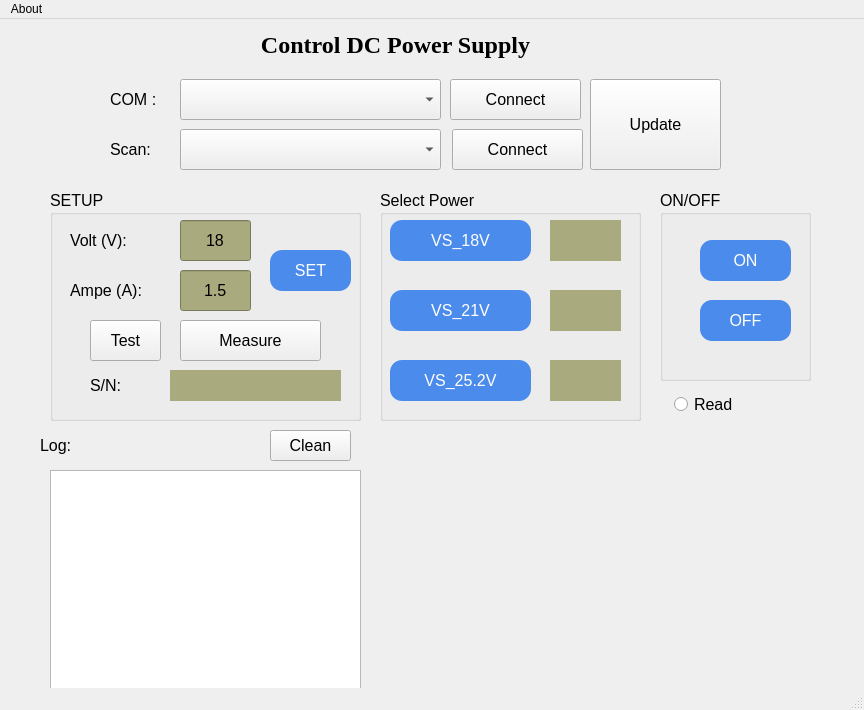
<?xml version="1.0" encoding="UTF-8"?>
<ui version="4.0">
 <class>MainWindow</class>
 <widget class="QMainWindow" name="MainWindow">
  <property name="geometry">
   <rect>
    <x>0</x>
    <y>0</y>
    <width>864</width>
    <height>710</height>
   </rect>
  </property>
  <property name="windowTitle">
   <string>MainWindow</string>
  </property>
  <widget class="QWidget" name="centralwidget">
   <widget class="QComboBox" name="comboBox">
    <property name="geometry">
     <rect>
      <x>180</x>
      <y>60</y>
      <width>261</width>
      <height>41</height>
     </rect>
    </property>
    <property name="font">
     <font>
      <pointsize>12</pointsize>
     </font>
    </property>
   </widget>
   <widget class="QLabel" name="label">
    <property name="geometry">
     <rect>
      <x>110</x>
      <y>60</y>
      <width>61</width>
      <height>41</height>
     </rect>
    </property>
    <property name="font">
     <font>
      <pointsize>12</pointsize>
     </font>
    </property>
    <property name="text">
     <string>COM :</string>
    </property>
   </widget>
   <widget class="QLabel" name="label_2">
    <property name="geometry">
     <rect>
      <x>40</x>
      <y>411</y>
      <width>61</width>
      <height>31</height>
     </rect>
    </property>
    <property name="font">
     <font>
      <pointsize>12</pointsize>
     </font>
    </property>
    <property name="text">
     <string>Log:</string>
    </property>
   </widget>
   <widget class="QTextEdit" name="logg">
    <property name="geometry">
     <rect>
      <x>50</x>
      <y>451</y>
      <width>311</width>
      <height>221</height>
     </rect>
    </property>
    <property name="font">
     <font>
      <pointsize>12</pointsize>
     </font>
    </property>
   </widget>
   <widget class="QPushButton" name="connect">
    <property name="geometry">
     <rect>
      <x>450</x>
      <y>60</y>
      <width>131</width>
      <height>41</height>
     </rect>
    </property>
    <property name="font">
     <font>
      <pointsize>12</pointsize>
     </font>
    </property>
    <property name="text">
     <string>Connect</string>
    </property>
   </widget>
   <widget class="QPushButton" name="clean">
    <property name="geometry">
     <rect>
      <x>270</x>
      <y>411</y>
      <width>81</width>
      <height>31</height>
     </rect>
    </property>
    <property name="font">
     <font>
      <pointsize>12</pointsize>
     </font>
    </property>
    <property name="text">
     <string>Clean</string>
    </property>
   </widget>
   <widget class="QGroupBox" name="Setup">
    <property name="geometry">
     <rect>
      <x>50</x>
      <y>171</y>
      <width>311</width>
      <height>231</height>
     </rect>
    </property>
    <property name="font">
     <font>
      <pointsize>12</pointsize>
     </font>
    </property>
    <property name="title">
     <string>SETUP</string>
    </property>
    <widget class="QLineEdit" name="txtVoltage">
     <property name="geometry">
      <rect>
       <x>130</x>
       <y>30</y>
       <width>71</width>
       <height>41</height>
      </rect>
     </property>
     <property name="font">
      <font>
       <pointsize>12</pointsize>
       <weight>50</weight>
       <bold>false</bold>
      </font>
     </property>
     <property name="styleSheet">
      <string notr="true">background-color: rgb(170, 170, 127);</string>
     </property>
     <property name="text">
      <string>18</string>
     </property>
     <property name="alignment">
      <set>Qt::AlignCenter</set>
     </property>
    </widget>
    <widget class="QLabel" name="label_3">
     <property name="geometry">
      <rect>
       <x>20</x>
       <y>30</y>
       <width>81</width>
       <height>41</height>
      </rect>
     </property>
     <property name="font">
      <font>
       <pointsize>12</pointsize>
      </font>
     </property>
     <property name="text">
      <string>Volt (V):</string>
     </property>
    </widget>
    <widget class="QPushButton" name="set">
     <property name="geometry">
      <rect>
       <x>220</x>
       <y>60</y>
       <width>81</width>
       <height>41</height>
      </rect>
     </property>
     <property name="font">
      <font>
       <pointsize>12</pointsize>
      </font>
     </property>
     <property name="styleSheet">
      <string notr="true">QPushButton {
    background-color: #4b8bec;
    color: white;
    border-radius: 12px;
    padding: 6px;
}

QPushButton:hover {
    background-color: #3975c4;
}

QPushButton:pressed {
    background-color: #2f5d9b;
}
</string>
     </property>
     <property name="text">
      <string>SET</string>
     </property>
    </widget>
    <widget class="QLabel" name="label_4">
     <property name="geometry">
      <rect>
       <x>20</x>
       <y>80</y>
       <width>91</width>
       <height>41</height>
      </rect>
     </property>
     <property name="font">
      <font>
       <pointsize>12</pointsize>
      </font>
     </property>
     <property name="text">
      <string>Ampe (A):</string>
     </property>
    </widget>
    <widget class="QLineEdit" name="txtCurrent">
     <property name="geometry">
      <rect>
       <x>130</x>
       <y>80</y>
       <width>71</width>
       <height>41</height>
      </rect>
     </property>
     <property name="font">
      <font>
       <pointsize>12</pointsize>
       <weight>50</weight>
       <bold>false</bold>
      </font>
     </property>
     <property name="styleSheet">
      <string notr="true">background-color: rgb(170, 170, 127);</string>
     </property>
     <property name="text">
      <string>1.5</string>
     </property>
     <property name="alignment">
      <set>Qt::AlignCenter</set>
     </property>
    </widget>
    <widget class="QPushButton" name="test">
     <property name="geometry">
      <rect>
       <x>40</x>
       <y>130</y>
       <width>71</width>
       <height>41</height>
      </rect>
     </property>
     <property name="font">
      <font>
       <pointsize>12</pointsize>
      </font>
     </property>
     <property name="text">
      <string>Test</string>
     </property>
    </widget>
    <widget class="QPushButton" name="read">
     <property name="geometry">
      <rect>
       <x>130</x>
       <y>130</y>
       <width>141</width>
       <height>41</height>
      </rect>
     </property>
     <property name="font">
      <font>
       <pointsize>12</pointsize>
      </font>
     </property>
     <property name="text">
      <string>Measure</string>
     </property>
    </widget>
    <widget class="QLabel" name="label_7">
     <property name="geometry">
      <rect>
       <x>40</x>
       <y>180</y>
       <width>71</width>
       <height>31</height>
      </rect>
     </property>
     <property name="font">
      <font>
       <pointsize>12</pointsize>
      </font>
     </property>
     <property name="text">
      <string>S/N:</string>
     </property>
    </widget>
    <widget class="QLabel" name="seri">
     <property name="geometry">
      <rect>
       <x>120</x>
       <y>180</y>
       <width>171</width>
       <height>31</height>
      </rect>
     </property>
     <property name="styleSheet">
      <string notr="true">
background-color: rgb(170, 170, 127);</string>
     </property>
     <property name="text">
      <string/>
     </property>
    </widget>
   </widget>
   <widget class="QGroupBox" name="groupBox_3">
    <property name="geometry">
     <rect>
      <x>660</x>
      <y>171</y>
      <width>151</width>
      <height>191</height>
     </rect>
    </property>
    <property name="font">
     <font>
      <pointsize>12</pointsize>
     </font>
    </property>
    <property name="title">
     <string>ON/OFF</string>
    </property>
    <widget class="QPushButton" name="on">
     <property name="geometry">
      <rect>
       <x>40</x>
       <y>50</y>
       <width>91</width>
       <height>41</height>
      </rect>
     </property>
     <property name="font">
      <font>
       <pointsize>12</pointsize>
      </font>
     </property>
     <property name="styleSheet">
      <string notr="true">QPushButton {
    background-color: #4b8bec;
    color: white;
    border-radius: 12px;
    padding: 6px;
}

QPushButton:hover {
    background-color: #3975c4;
}

QPushButton:pressed {
    background-color: #2f5d9b;
}
</string>
     </property>
     <property name="text">
      <string>ON</string>
     </property>
    </widget>
    <widget class="QPushButton" name="off">
     <property name="geometry">
      <rect>
       <x>40</x>
       <y>110</y>
       <width>91</width>
       <height>41</height>
      </rect>
     </property>
     <property name="font">
      <font>
       <pointsize>12</pointsize>
      </font>
     </property>
     <property name="styleSheet">
      <string notr="true">QPushButton {
    background-color: #4b8bec;
    color: white;
    border-radius: 12px;
    padding: 6px;
}

QPushButton:hover {
    background-color: #3975c4;
}

QPushButton:pressed {
    background-color: #2f5d9b;
}
</string>
     </property>
     <property name="text">
      <string>OFF</string>
     </property>
    </widget>
   </widget>
   <widget class="QGroupBox" name="STICK">
    <property name="geometry">
     <rect>
      <x>380</x>
      <y>171</y>
      <width>261</width>
      <height>231</height>
     </rect>
    </property>
    <property name="font">
     <font>
      <pointsize>12</pointsize>
     </font>
    </property>
    <property name="title">
     <string>Select Power</string>
    </property>
    <widget class="QPushButton" name="vs18">
     <property name="geometry">
      <rect>
       <x>10</x>
       <y>30</y>
       <width>141</width>
       <height>41</height>
      </rect>
     </property>
     <property name="font">
      <font>
       <pointsize>12</pointsize>
      </font>
     </property>
     <property name="styleSheet">
      <string notr="true">QPushButton {
    background-color: #4b8bec;
    color: white;
    border-radius: 12px;
    padding: 6px;
}

QPushButton:hover {
    background-color: #3975c4;
}

QPushButton:pressed {
    background-color: #2f5d9b;
}
</string>
     </property>
     <property name="text">
      <string>VS_18V</string>
     </property>
    </widget>
    <widget class="QPushButton" name="vs21">
     <property name="geometry">
      <rect>
       <x>10</x>
       <y>100</y>
       <width>141</width>
       <height>41</height>
      </rect>
     </property>
     <property name="font">
      <font>
       <pointsize>12</pointsize>
      </font>
     </property>
     <property name="styleSheet">
      <string notr="true">QPushButton {
    background-color: #4b8bec;
    color: white;
    border-radius: 12px;
    padding: 6px;
}

QPushButton:hover {
    background-color: #3975c4;
}

QPushButton:pressed {
    background-color: #2f5d9b;
}
</string>
     </property>
     <property name="text">
      <string>VS_21V</string>
     </property>
    </widget>
    <widget class="QLabel" name="status_18">
     <property name="geometry">
      <rect>
       <x>170</x>
       <y>30</y>
       <width>71</width>
       <height>41</height>
      </rect>
     </property>
     <property name="styleSheet">
      <string notr="true">
background-color: rgb(170, 170, 127);</string>
     </property>
     <property name="text">
      <string/>
     </property>
    </widget>
    <widget class="QLabel" name="status_21">
     <property name="geometry">
      <rect>
       <x>170</x>
       <y>100</y>
       <width>71</width>
       <height>41</height>
      </rect>
     </property>
     <property name="styleSheet">
      <string notr="true">
background-color: rgb(170, 170, 127);</string>
     </property>
     <property name="text">
      <string/>
     </property>
    </widget>
    <widget class="QPushButton" name="vs25">
     <property name="geometry">
      <rect>
       <x>10</x>
       <y>170</y>
       <width>141</width>
       <height>41</height>
      </rect>
     </property>
     <property name="font">
      <font>
       <pointsize>12</pointsize>
      </font>
     </property>
     <property name="styleSheet">
      <string notr="true">QPushButton {
    background-color: #4b8bec;
    color: white;
    border-radius: 12px;
    padding: 6px;
}

QPushButton:hover {
    background-color: #3975c4;
}

QPushButton:pressed {
    background-color: #2f5d9b;
}
</string>
     </property>
     <property name="text">
      <string>VS_25.2V</string>
     </property>
    </widget>
    <widget class="QLabel" name="status_25">
     <property name="geometry">
      <rect>
       <x>170</x>
       <y>170</y>
       <width>71</width>
       <height>41</height>
      </rect>
     </property>
     <property name="styleSheet">
      <string notr="true">
background-color: rgb(170, 170, 127);</string>
     </property>
     <property name="text">
      <string/>
     </property>
    </widget>
   </widget>
   <widget class="QLabel" name="label_5">
    <property name="geometry">
     <rect>
      <x>210</x>
      <y>10</y>
      <width>371</width>
      <height>31</height>
     </rect>
    </property>
    <property name="font">
     <font>
      <family>Times New Roman</family>
      <pointsize>18</pointsize>
      <weight>75</weight>
      <bold>true</bold>
     </font>
    </property>
    <property name="text">
     <string>Control DC Power Supply</string>
    </property>
    <property name="alignment">
     <set>Qt::AlignCenter</set>
    </property>
   </widget>
   <widget class="QPushButton" name="refresh">
    <property name="geometry">
     <rect>
      <x>590</x>
      <y>60</y>
      <width>131</width>
      <height>91</height>
     </rect>
    </property>
    <property name="font">
     <font>
      <pointsize>12</pointsize>
     </font>
    </property>
    <property name="text">
     <string>Update</string>
    </property>
   </widget>
   <widget class="QLabel" name="label_6">
    <property name="geometry">
     <rect>
      <x>380</x>
      <y>681</y>
      <width>71</width>
      <height>21</height>
     </rect>
    </property>
    <property name="text">
     <string>Ver: Jan/14</string>
    </property>
   </widget>
   <widget class="QWidget" name="widget_plot" native="true">
    <property name="geometry">
     <rect>
      <x>370</x>
      <y>411</y>
      <width>441</width>
      <height>261</height>
     </rect>
    </property>
   </widget>
   <widget class="QRadioButton" name="radioButton_stream">
    <property name="geometry">
     <rect>
      <x>674</x>
      <y>370</y>
      <width>111</width>
      <height>31</height>
     </rect>
    </property>
    <property name="font">
     <font>
      <pointsize>12</pointsize>
     </font>
    </property>
    <property name="text">
     <string>Read</string>
    </property>
   </widget>
   <widget class="QLabel" name="label_8">
    <property name="geometry">
     <rect>
      <x>110</x>
      <y>110</y>
      <width>61</width>
      <height>41</height>
     </rect>
    </property>
    <property name="font">
     <font>
      <pointsize>12</pointsize>
     </font>
    </property>
    <property name="text">
     <string>Scan:</string>
    </property>
   </widget>
   <widget class="QComboBox" name="comboBox_2">
    <property name="geometry">
     <rect>
      <x>180</x>
      <y>110</y>
      <width>261</width>
      <height>41</height>
     </rect>
    </property>
    <property name="font">
     <font>
      <pointsize>12</pointsize>
     </font>
    </property>
   </widget>
   <widget class="QPushButton" name="connect_2">
    <property name="geometry">
     <rect>
      <x>452</x>
      <y>110</y>
      <width>131</width>
      <height>41</height>
     </rect>
    </property>
    <property name="font">
     <font>
      <pointsize>12</pointsize>
     </font>
    </property>
    <property name="text">
     <string>Connect</string>
    </property>
   </widget>
  </widget>
  <widget class="QMenuBar" name="menubar">
   <property name="geometry">
    <rect>
     <x>0</x>
     <y>0</y>
     <width>864</width>
     <height>26</height>
    </rect>
   </property>
   <widget class="QMenu" name="menuAbout">
    <property name="title">
     <string>About</string>
    </property>
    <addaction name="actionInfor"/>
   </widget>
   <addaction name="menuAbout"/>
  </widget>
  <widget class="QStatusBar" name="statusbar"/>
  <action name="actionInfor">
   <property name="text">
    <string>Infor</string>
   </property>
  </action>
 </widget>
 <resources/>
 <connections/>
</ui>
